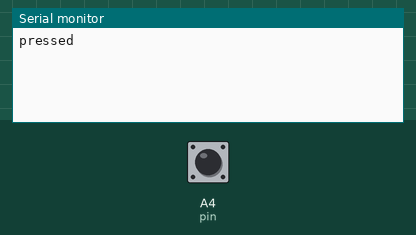
A sketch run on a simulated Arduino Micro, built with avr-gcc and run on an emulated ATmega32U4. Shown: the last lines printed to the serial monitor. Inputs (shaded band) come from the test bench; at power-on: A4 (pin) HIGH. USB keyboard and mouse output is not drawn.

Above: at 1.2 s.
1.3 s: A4 (pin) pulled LOW for 0.15 s
At 1.43 s:
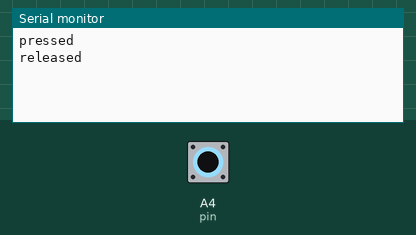
At 2.5 s:
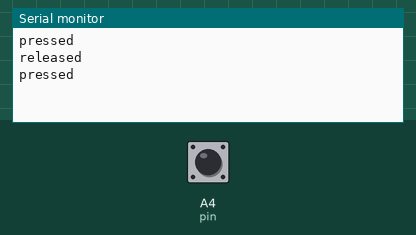

Measured:
- after the input at 1.3 s, the serial monitor: prints a new line at once (image 1)

The sketch:

test_max_buttons.ino
```cpp
// Program used to test using the Arduino Joystick Library
// to create multiple Joystick objects on a single Arduino
// Leonardo or Arduino Micro.
//
// Each joystick has a unique configuration.
//
// Matthew Heironimus
// 2016-05-13
//------------------------------------------------------------
#include <Joystick.h>

#define JOYSTICK_COUNT 1

Joystick_ Joystick[JOYSTICK_COUNT] = {
    Joystick_(0x0A, JOYSTICK_TYPE_JOYSTICK, 128, 0)};
char pin = A4;

void setup()
{
  Serial.begin(250000);
  for (int index = 0; index < JOYSTICK_COUNT; index++)
  {
    Joystick[index].begin();
  }
  pinMode(pin, INPUT_PULLUP);
}
static bool prevValue = false;
void loop()
{
  bool value = digitalRead(pin);
  if (prevValue != value)
  {
    prevValue = value;
    if (value)
    {
      Serial.println("pressed");
      Joystick[0].pressButton(0);
    }
    else
    {
      Serial.println("released");
      Joystick[0].releaseButton(0);
    }
  }
}
```
